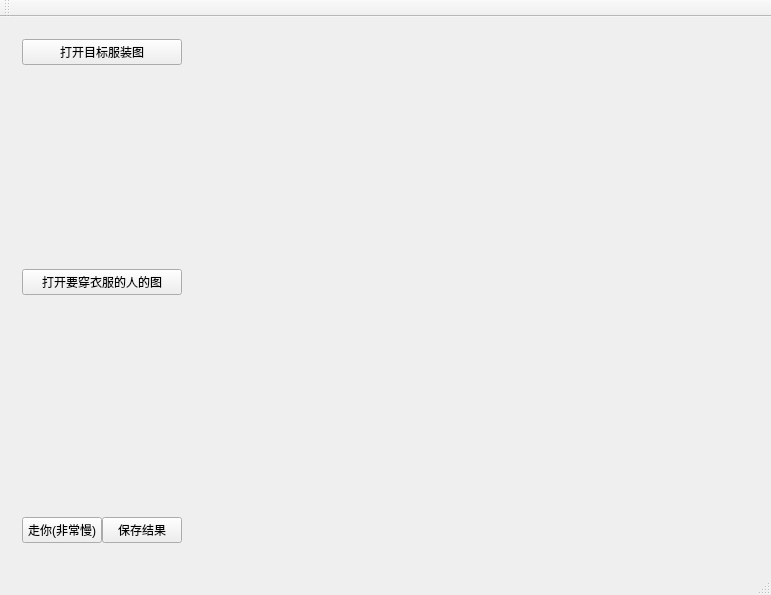
<?xml version="1.0" encoding="UTF-8"?>
<ui version="4.0">
 <class>MainWindowClass</class>
 <widget class="QMainWindow" name="MainWindowClass">
  <property name="geometry">
   <rect>
    <x>0</x>
    <y>0</y>
    <width>771</width>
    <height>595</height>
   </rect>
  </property>
  <property name="windowTitle">
   <string>MainWindow</string>
  </property>
  <widget class="QWidget" name="centralWidget">
   <layout class="QGridLayout" name="gridLayout" columnstretch="1,10">
    <item row="0" column="1">
     <widget class="QLabel" name="showFake">
      <property name="text">
       <string/>
      </property>
     </widget>
    </item>
    <item row="0" column="0">
     <widget class="QWidget" name="widget" native="true">
      <layout class="QVBoxLayout" name="verticalLayout" stretch="1,3,1,3,1">
       <property name="bottomMargin">
        <number>0</number>
       </property>
       <item>
        <widget class="QPushButton" name="openReferenceBtn">
         <property name="text">
          <string>打开目标服装图</string>
         </property>
        </widget>
       </item>
       <item>
        <widget class="QLabel" name="showReference">
         <property name="text">
          <string/>
         </property>
        </widget>
       </item>
       <item>
        <widget class="QPushButton" name="openSourceBtn">
         <property name="text">
          <string>打开要穿衣服的人的图</string>
         </property>
        </widget>
       </item>
       <item>
        <widget class="QLabel" name="showSource">
         <property name="text">
          <string/>
         </property>
        </widget>
       </item>
       <item>
        <widget class="QWidget" name="widget_2" native="true">
         <layout class="QHBoxLayout" name="horizontalLayout">
          <property name="spacing">
           <number>0</number>
          </property>
          <property name="leftMargin">
           <number>0</number>
          </property>
          <property name="topMargin">
           <number>0</number>
          </property>
          <property name="rightMargin">
           <number>0</number>
          </property>
          <property name="bottomMargin">
           <number>0</number>
          </property>
          <item>
           <widget class="QPushButton" name="goBtn">
            <property name="text">
             <string>走你(非常慢)</string>
            </property>
           </widget>
          </item>
          <item>
           <widget class="QPushButton" name="saveBtn">
            <property name="text">
             <string>保存结果</string>
            </property>
           </widget>
          </item>
         </layout>
        </widget>
       </item>
      </layout>
     </widget>
    </item>
   </layout>
  </widget>
  <widget class="QMenuBar" name="menuBar">
   <property name="geometry">
    <rect>
     <x>0</x>
     <y>0</y>
     <width>771</width>
     <height>26</height>
    </rect>
   </property>
  </widget>
  <widget class="QToolBar" name="mainToolBar">
   <attribute name="toolBarArea">
    <enum>TopToolBarArea</enum>
   </attribute>
   <attribute name="toolBarBreak">
    <bool>false</bool>
   </attribute>
  </widget>
  <widget class="QStatusBar" name="statusBar"/>
 </widget>
 <layoutdefault spacing="6" margin="11"/>
 <resources>
  <include location="mainwindow.qrc"/>
 </resources>
 <connections/>
</ui>
